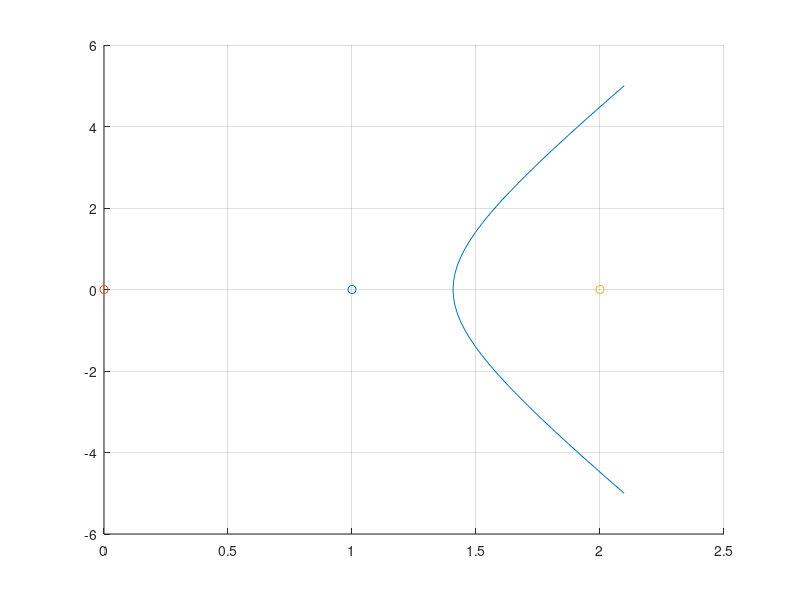
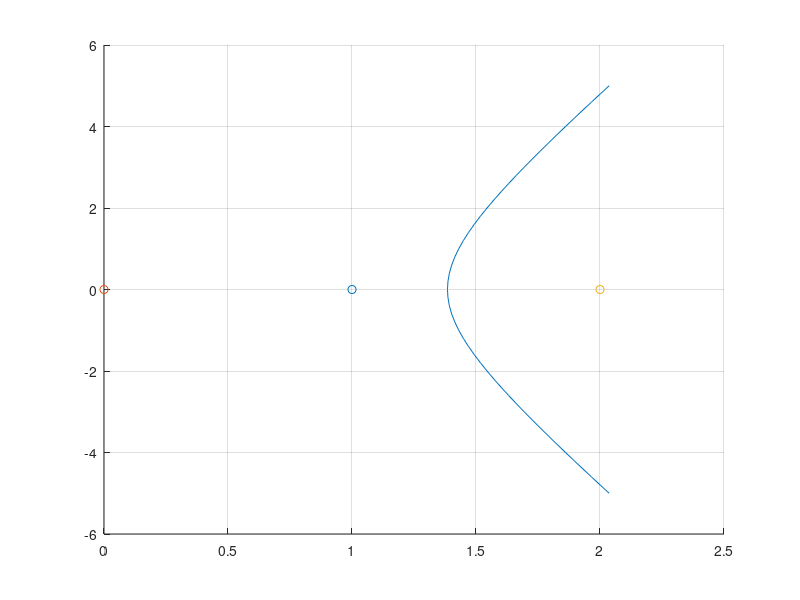
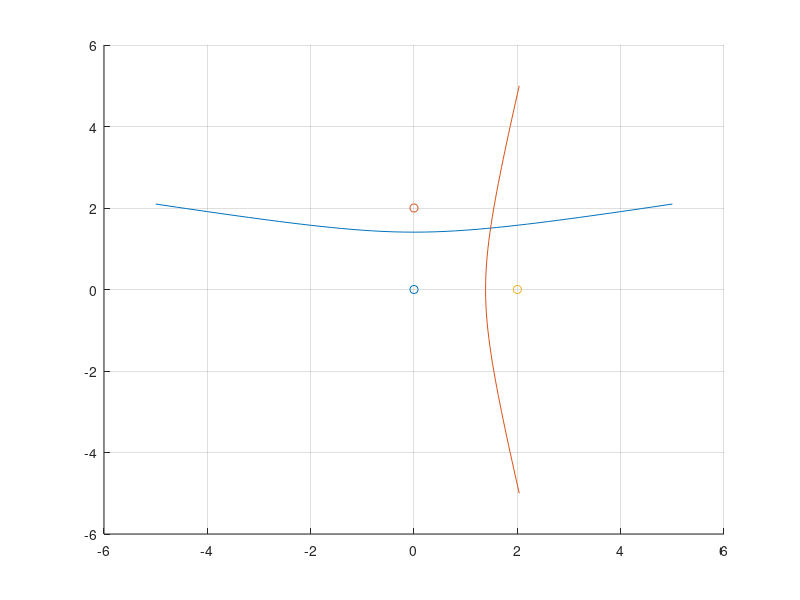

Source code (MATLAB) for these figures, in order:
clear all
close all

c=4;
F1x=0;
F1y=0;
F2x=2;
F2y=0;
x012=(F1x+F2x)/2;
y012=(F1y+F2y)/2;
timedelay12=2.24*10^-4;
deltad1d2=1482*timedelay12;
k12=deltad1d2;
a12=k12/2;
b12=sqrt((c^2)-(a12^2));
y=-5:0.2:5;
xminusx0to212=(a12+(a12*(y.^2))/b12);
x12=sqrt(xminusx0to212)+x012;

figure
scatter(x012,y012)
hold on
scatter(F1x,F1y)
hold on
scatter(F2x,F2y)
hold on
plot(x12,y)
grid on

% c=5;
% F1x=0;
% F1y=0;
F3x=2;
F3y=0;
x013=(F1x+F3x)/2;
y013=(F1y+F3y)/2;
timedelay13=0.0002;
deltad1d3=1482*timedelay13;
k13=deltad1d3;
a13=k13/2;
b13=sqrt((c^2)-(a13^2));
y=-5:0.2:5;
% x=sqrt((a+(a*((y-y0).^2))/b));
xminusx0to213=(a13+(a13*(y.^2))/b13);
x13=sqrt(xminusx0to213)+x013;

figure
scatter(x013,y013)
hold on
scatter(F1x,F1y)
hold on
scatter(F3x,F3y)
hold on
plot(x13,y)
grid on

H1x=F1x;
H1y=F1y;
H2x=F2y;
H2y=F2x;
Para12x=y;
Para12y=x12;
H3x=F3x;
H3y=F3y;
Para13x=x13;
Para13y=y;
figure
scatter(H1x,H1y)
hold on
scatter(H2x,H2y)
hold on
scatter(H3x,H3y)
hold on
plot(Para12x,Para12y)
hold on
plot(Para13x,Para13y)
grid on